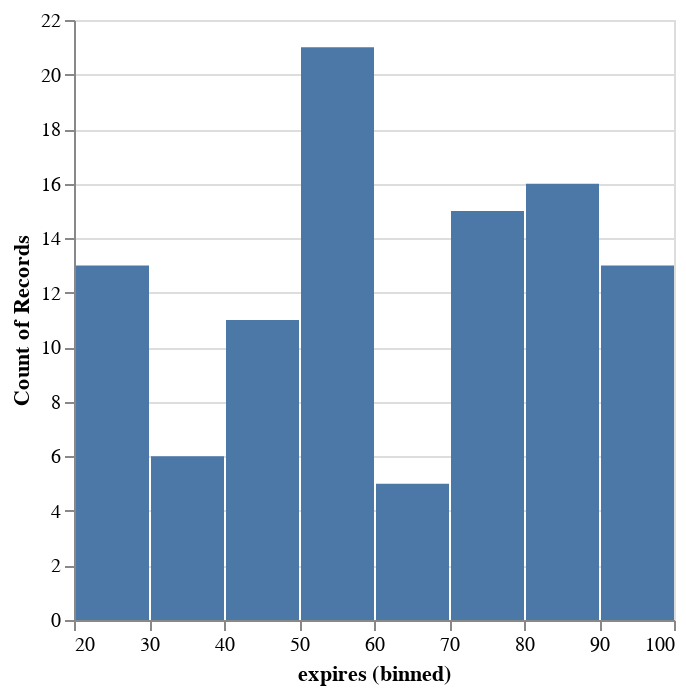

Write notebook code for a chart like this one.
### Code cell
# let's plot the distribution of expirations
alt.Chart(robots).mark_bar().encode(
    alt.X("expires:Q", bin=True),
    y='count()',
)

### Figure 1 — Vega-Lite specification as saved in the notebook (floating-point values rounded to 4 significant figures; data arrays with more than 128 entries replaced by an {"elided": "..."} marker saying what was removed)
{"config": {"view": {"continuousWidth": 300, "continuousHeight": 300}}, "data": {"name": "data-f126f0f2eb631767f725dee26b6e9ae0"}, "mark": {"type": "bar"}, "encoding": {"x": {"bin": true, "field": "expires", "type": "quantitative"}, "y": {"aggregate": "count", "type": "quantitative"}}, "$schema": "https://vega.github.io/schema/vega-lite/v5.8.0.json", "datasets": {"data-f126f0f2eb631767f725dee26b6e9ae0": {"elided": "151 records"}}}
